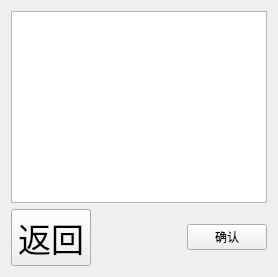
     <widget class="QWidget" name="page_9">
      <layout class="QGridLayout" name="gridLayout_13">
       <item row="1" column="2">
        <widget class="QPushButton" name="pushButton_submit_9">
         <property name="text">
          <string>确认</string>
         </property>
         <property name="icon">
          <iconset resource="resources.qrc">
           <normaloff>:/images/ok.png</normaloff>:/images/ok.png</iconset>
         </property>
        </widget>
       </item>
       <item row="0" column="0" colspan="3">
        <widget class="QTextEdit" name="textEdit"/>
       </item>
       <item row="1" column="0">
        <widget class="QPushButton" name="pushButton_back_14">
         <property name="font">
          <font>
           <pointsize>25</pointsize>
          </font>
         </property>
         <property name="text">
          <string>返回</string>
         </property>
         <property name="icon">
          <iconset resource="resources.qrc">
           <normaloff>:/images/back.png</normaloff>:/images/back.png</iconset>
         </property>
        </widget>
       </item>
       <item row="1" column="1">
        <spacer name="horizontalSpacer">
         <property name="orientation">
          <enum>Qt::Horizontal</enum>
         </property>
         <property name="sizeHint" stdset="0">
          <size>
           <width>40</width>
           <height>20</height>
          </size>
         </property>
        </spacer>
       </item>
      </layout>
     </widget>
